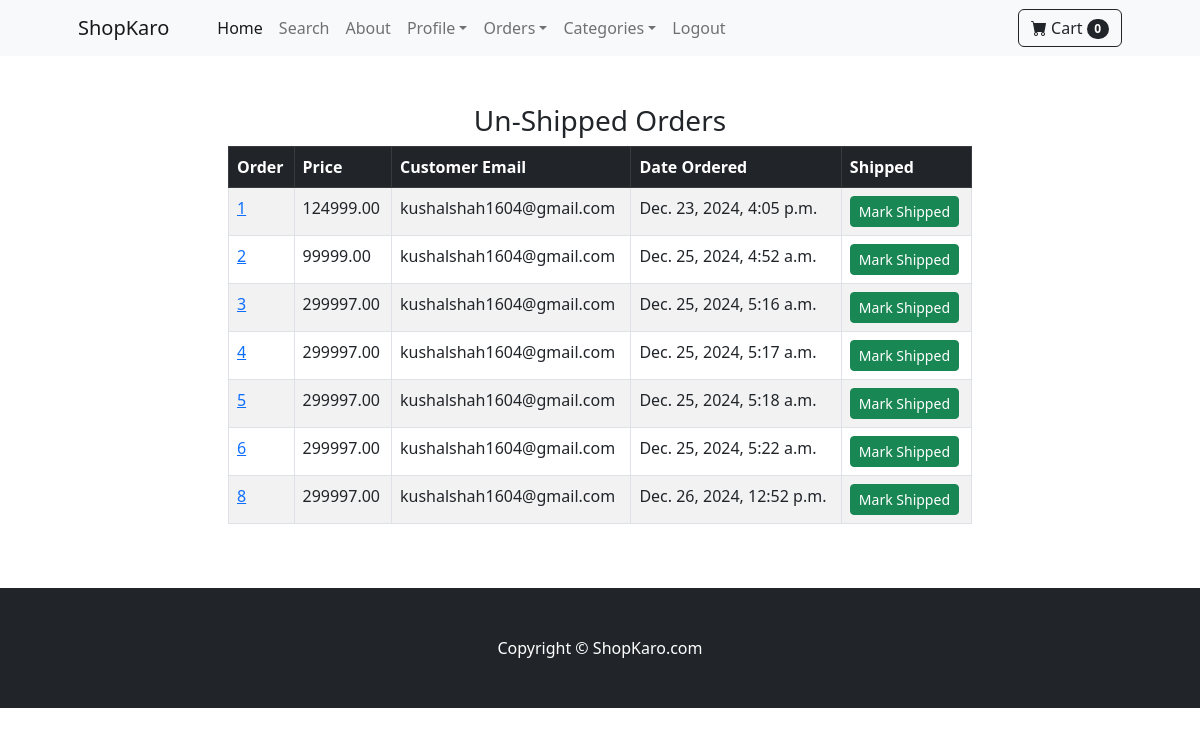
Before: /payment/not_shipped_dash/ (signed in) with the older database file.
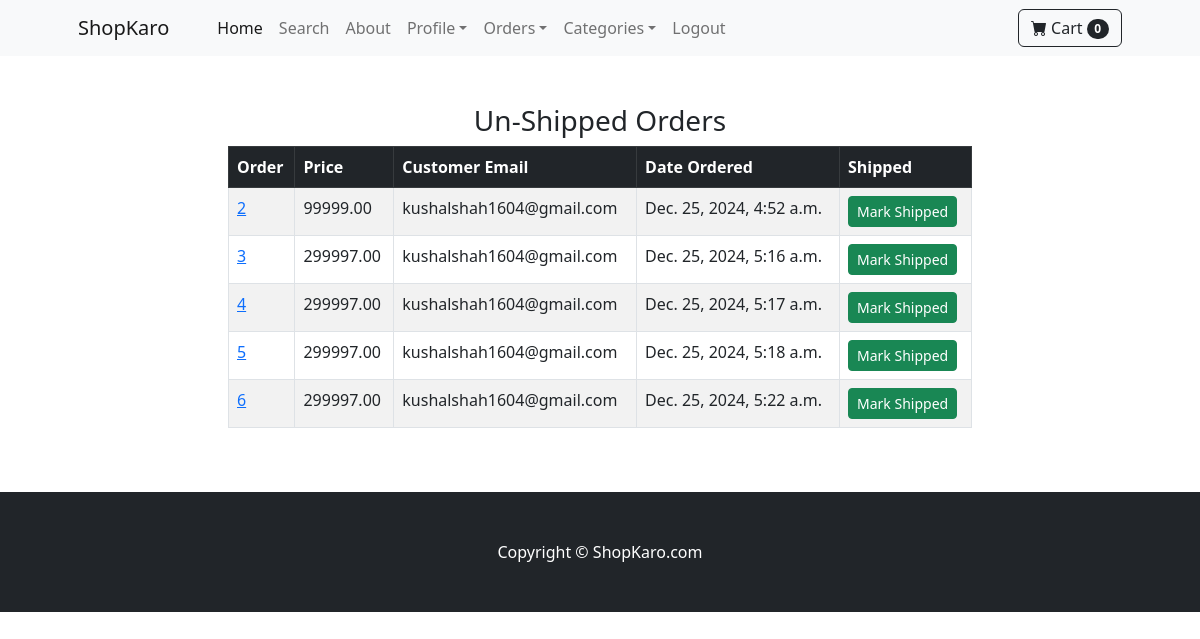
After: the same page with the newer database file.
### payment/models.py (models this page shows, shortened)
class Order(models.Model):
    user=models.ForeignKey(User,on_delete=models.CASCADE,null=True,blank=True)
    full_name=models.CharField(max_length=255)
    email=models.EmailField(max_length=255)
    shipping_address=models.TextField(max_length=15000)
    amount_paid=models.DecimalField(max_digits=8,decimal_places=2)
    date_ordered=models.DateTimeField(auto_now_add=True)
    shipped=models.BooleanField(default=False)
    date_shipped=models.DateTimeField(blank=True, null=True)

### payment/views.py (the view, shortened to what this page needs)
# urls.py: path('not_shipped_dash/',views.not_shipped_dash,name="not_shipped_dash"),
def not_shipped_dash(request):
    if request.user.is_authenticated and request.user.is_superuser:
        orders=Order.objects.filter(shipped=False)
        return render(request,"not_shipped_dash.html",{"orders":orders})
    else:
        messages.success(request,"Access Denied")
        return redirect('home')

### cart/cart.py (called while the page is built)
    def __len__(self):
        return len(self.cart)

### cart/context_processors.py (called while the page is built)
def cart(request):
    return {'cart':Cart(request)}

### payment/templates/not_shipped_dash.html (shortened to what this page needs)
{% extends "base.html" %}
    {% block content %}
    <div class="container">
        <div class="row">
            <center>
                <div class="col-8">
                    <br/><br/>
                    <h3>Un-Shipped Orders</h3>
                    <table class="table table-striped table-hover table-bordered">
                        <thead class="table-dark">
                          <tr>
                            <th scope="col">Order</th>
                            <th scope="col">Price</th>
                            <th scope="col">Customer Email</th>
                            <th scope="col">Date Ordered</th>
                            <th scope="col">Shipped</th>
                          </tr>
                        </thead>
                        <tbody>
                            {% for item in orders %}
                          <tr>
                            <td><a href="{% url 'orders' item.id %}">{{item.id}}</td>
                            <td>{{item.amount_paid}}</td>
                            <td>{{item.email}}</td>
                            <td>{{item.date_ordered}}</td>
                            <td>
                                <form method="POST">
                                    <button type="submit" class="btn btn-success btn-sm">Mark Shipped</button>
                                </form>
                              </td>
                          </tr>
                            {% endfor %}
                        </tbody>
                      </table>
                    <br/><br/>
                </div>
            </center>
        </div>
    </div>
    {% endblock %}

Changed rows visible on the page:
no longer on this page (row edited): Order: id "1", amount_paid "124999.00", email "kushalshah1604@gmail.com", date_ordered "Dec. 23, 2024, 4:05 p.m."
no longer on this page (row edited): Order: id "8", amount_paid "299997.00", email "kushalshah1604@gmail.com", date_ordered "Dec. 26, 2024, 12:52 p.m."
